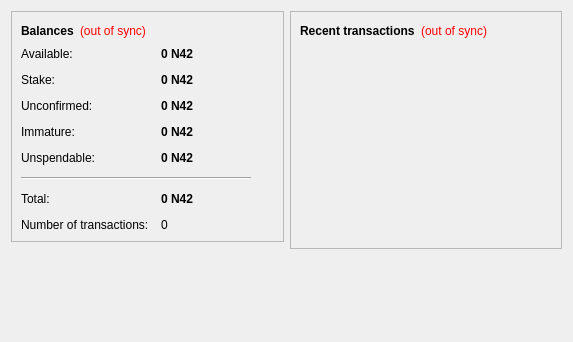
<?xml version="1.0" encoding="UTF-8"?>
<ui version="4.0">
 <class>OverviewPage</class>
 <widget class="QWidget" name="OverviewPage">
  <property name="geometry">
   <rect>
    <x>0</x>
    <y>0</y>
    <width>573</width>
    <height>342</height>
   </rect>
  </property>
  <property name="windowTitle">
   <string>Form</string>
  </property>
  <layout class="QHBoxLayout" name="horizontalLayout" stretch="1,1">
   <item>
    <layout class="QVBoxLayout" name="verticalLayout_2">
     <item>
      <widget class="QFrame" name="frame">
       <property name="frameShape">
        <enum>QFrame::StyledPanel</enum>
       </property>
       <property name="frameShadow">
        <enum>QFrame::Raised</enum>
       </property>
       <layout class="QVBoxLayout" name="verticalLayout_4">
        <item>
         <layout class="QHBoxLayout" name="horizontalLayout_4">
          <item>
           <widget class="QLabel" name="label_5">
            <property name="font">
             <font>
              <weight>75</weight>
              <bold>true</bold>
             </font>
            </property>
            <property name="text">
             <string>Balances</string>
            </property>
           </widget>
          </item>
          <item>
           <widget class="QLabel" name="labelWalletStatus">
            <property name="toolTip">
             <string>The displayed information may be out of date. Your wallet automatically synchronizes with the Number42 network after a connection is established, but this process has not completed yet.</string>
            </property>
            <property name="styleSheet">
             <string notr="true">QLabel { color: red; }</string>
            </property>
            <property name="text">
             <string notr="true">(out of sync)</string>
            </property>
            <property name="alignment">
             <set>Qt::AlignLeading|Qt::AlignLeft|Qt::AlignVCenter</set>
            </property>
           </widget>
          </item>
          <item>
           <spacer name="horizontalSpacer_2">
            <property name="orientation">
             <enum>Qt::Horizontal</enum>
            </property>
            <property name="sizeHint" stdset="0">
             <size>
              <width>40</width>
              <height>20</height>
             </size>
            </property>
           </spacer>
          </item>
         </layout>
        </item>
        <item>
         <layout class="QFormLayout" name="formLayout_2">
          <property name="fieldGrowthPolicy">
           <enum>QFormLayout::AllNonFixedFieldsGrow</enum>
          </property>
          <property name="horizontalSpacing">
           <number>12</number>
          </property>
          <property name="verticalSpacing">
           <number>12</number>
          </property>
          <item row="0" column="0">
           <widget class="QLabel" name="labelAvailableText">
            <property name="toolTip">
             <string>Your current available balance</string>
            </property>
            <property name="text">
             <string>Available:</string>
            </property>
           </widget>
          </item>
          <item row="0" column="1">
           <widget class="QLabel" name="labelAvailable">
            <property name="font">
             <font>
              <weight>75</weight>
              <bold>true</bold>
             </font>
            </property>
            <property name="cursor">
             <cursorShape>IBeamCursor</cursorShape>
            </property>
            <property name="toolTip">
             <string>Your current available balance</string>
            </property>
            <property name="text">
             <string notr="true">0 N42</string>
            </property>
            <property name="alignment">
             <set>Qt::AlignLeading|Qt::AlignLeft|Qt::AlignVCenter</set>
            </property>
            <property name="textInteractionFlags">
             <set>Qt::LinksAccessibleByMouse|Qt::TextSelectableByKeyboard|Qt::TextSelectableByMouse</set>
            </property>
           </widget>
          </item>
          <item row="1" column="0">
           <widget class="QLabel" name="label_6">
            <property name="toolTip">
             <string>Total of coins that was staked, and do not yet count toward the current balance</string>
            </property>
            <property name="text">
             <string>Stake:</string>
            </property>
           </widget>
          </item>
          <item row="1" column="1">
           <widget class="QLabel" name="labelStake">
            <property name="font">
             <font>
              <weight>75</weight>
              <bold>true</bold>
             </font>
            </property>
            <property name="cursor">
             <cursorShape>IBeamCursor</cursorShape>
            </property>
            <property name="toolTip">
             <string>Total of coins that was staked, and do not yet count toward the current balance</string>
            </property>
            <property name="text">
             <string notr="true">0 N42</string>
            </property>
            <property name="alignment">
             <set>Qt::AlignLeading|Qt::AlignLeft|Qt::AlignVCenter</set>
            </property>
            <property name="textInteractionFlags">
             <set>Qt::LinksAccessibleByMouse|Qt::TextSelectableByKeyboard|Qt::TextSelectableByMouse</set>
            </property>
           </widget>
          </item>
          <item row="2" column="0">
           <widget class="QLabel" name="label_3">
            <property name="toolTip">
             <string>Total of transactions that have yet to be confirmed, and do not yet count toward the current balance</string>
            </property>
            <property name="text">
             <string>Unconfirmed:</string>
            </property>
           </widget>
          </item>
          <item row="2" column="1">
           <widget class="QLabel" name="labelUnconfirmed">
            <property name="font">
             <font>
              <weight>75</weight>
              <bold>true</bold>
             </font>
            </property>
            <property name="cursor">
             <cursorShape>IBeamCursor</cursorShape>
            </property>
            <property name="toolTip">
             <string>Total of transactions that have yet to be confirmed, and do not yet count toward the current balance</string>
            </property>
            <property name="text">
             <string notr="true">0 N42</string>
            </property>
            <property name="alignment">
             <set>Qt::AlignLeading|Qt::AlignLeft|Qt::AlignVCenter</set>
            </property>
            <property name="textInteractionFlags">
             <set>Qt::LinksAccessibleByMouse|Qt::TextSelectableByKeyboard|Qt::TextSelectableByMouse</set>
            </property>
           </widget>
          </item>
          <item row="3" column="0">
           <widget class="QLabel" name="labelImmatureText">
            <property name="toolTip">
             <string>Mined balance that has not yet matured</string>
            </property>
            <property name="text">
             <string>Immature:</string>
            </property>
           </widget>
          </item>
          <item row="3" column="1">
           <widget class="QLabel" name="labelImmature">
            <property name="font">
             <font>
              <weight>75</weight>
              <bold>true</bold>
             </font>
            </property>
            <property name="toolTip">
             <string>Mined balance that has not yet matured</string>
            </property>
            <property name="text">
             <string notr="true">0 N42</string>
            </property>
            <property name="alignment">
             <set>Qt::AlignLeading|Qt::AlignLeft|Qt::AlignVCenter</set>
            </property>
            <property name="textInteractionFlags">
             <set>Qt::LinksAccessibleByMouse|Qt::TextSelectableByKeyboard|Qt::TextSelectableByMouse</set>
            </property>
           </widget>
          </item>
          <item row="4" column="0">
           <widget class="QLabel" name="labelBalanceWatchOnlyText">
            <property name="toolTip">
             <string>Your unspendable balance</string>
            </property>
            <property name="text">
             <string>Unspendable:</string>
            </property>
           </widget>
          </item>
          <item row="4" column="1">
           <widget class="QLabel" name="labelBalanceWatchOnly">
            <property name="font">
             <font>
              <weight>75</weight>
              <bold>true</bold>
             </font>
            </property>
            <property name="cursor">
             <cursorShape>IBeamCursor</cursorShape>
            </property>
            <property name="toolTip">
             <string>Your unspendable balance</string>
            </property>
            <property name="text">
             <string notr="true">0 N42</string>
            </property>
            <property name="alignment">
             <set>Qt::AlignLeading|Qt::AlignLeft|Qt::AlignVCenter</set>
            </property>
            <property name="textInteractionFlags">
             <set>Qt::LinksAccessibleByMouse|Qt::TextSelectableByKeyboard|Qt::TextSelectableByMouse</set>
            </property>
           </widget>
          </item>
          <item row="5" column="0" colspan="2">
           <widget class="Line" name="line">
            <property name="maximumSize">
             <size>
              <width>230</width>
              <height>16777215</height>
             </size>
            </property>
            <property name="orientation">
             <enum>Qt::Horizontal</enum>
            </property>
           </widget>
          </item>
          <item row="6" column="0">
           <widget class="QLabel" name="labelTotalText">
            <property name="toolTip">
             <string>Your current total balance</string>
            </property>
            <property name="text">
             <string>Total:</string>
            </property>
           </widget>
          </item>
          <item row="6" column="1">
           <widget class="QLabel" name="labelTotal">
            <property name="font">
             <font>
              <weight>75</weight>
              <bold>true</bold>
             </font>
            </property>
            <property name="toolTip">
             <string>Your current total balance</string>
            </property>
            <property name="text">
             <string notr="true">0 N42</string>
            </property>
            <property name="alignment">
             <set>Qt::AlignLeading|Qt::AlignLeft|Qt::AlignVCenter</set>
            </property>
            <property name="textInteractionFlags">
             <set>Qt::LinksAccessibleByMouse|Qt::TextSelectableByKeyboard|Qt::TextSelectableByMouse</set>
            </property>
           </widget>
          </item>
          <item row="7" column="0">
           <widget class="QLabel" name="label_2">
            <property name="toolTip">
             <string>Total number of transactions in wallet</string>
            </property>
            <property name="text">
             <string>Number of transactions:</string>
            </property>
           </widget>
          </item>
          <item row="7" column="1">
           <widget class="QLabel" name="labelNumTransactions">
            <property name="toolTip">
             <string>Total number of transactions in wallet</string>
            </property>
            <property name="text">
             <string notr="true">0</string>
            </property>
           </widget>
          </item>
         </layout>
        </item>
       </layout>
      </widget>
     </item>
     <item>
      <spacer name="verticalSpacer">
       <property name="orientation">
        <enum>Qt::Vertical</enum>
       </property>
       <property name="sizeHint" stdset="0">
        <size>
         <width>20</width>
         <height>40</height>
        </size>
       </property>
      </spacer>
     </item>
    </layout>
   </item>
   <item>
    <layout class="QVBoxLayout" name="verticalLayout_3">
     <item>
      <widget class="QFrame" name="frame_2">
       <property name="frameShape">
        <enum>QFrame::StyledPanel</enum>
       </property>
       <property name="frameShadow">
        <enum>QFrame::Raised</enum>
       </property>
       <layout class="QVBoxLayout" name="verticalLayout">
        <item>
         <layout class="QHBoxLayout" name="horizontalLayout_2">
          <item>
           <widget class="QLabel" name="label_4">
            <property name="text">
             <string>&lt;b&gt;Recent transactions&lt;/b&gt;</string>
            </property>
           </widget>
          </item>
          <item>
           <widget class="QLabel" name="labelTransactionsStatus">
            <property name="toolTip">
             <string>The displayed information may be out of date. Your wallet automatically synchronizes with the Number42 network after a connection is established, but this process has not completed yet.</string>
            </property>
            <property name="styleSheet">
             <string notr="true">QLabel { color: red; }</string>
            </property>
            <property name="text">
             <string notr="true">(out of sync)</string>
            </property>
            <property name="alignment">
             <set>Qt::AlignRight|Qt::AlignTrailing|Qt::AlignVCenter</set>
            </property>
           </widget>
          </item>
          <item>
           <spacer name="horizontalSpacer">
            <property name="orientation">
             <enum>Qt::Horizontal</enum>
            </property>
            <property name="sizeHint" stdset="0">
             <size>
              <width>40</width>
              <height>20</height>
             </size>
            </property>
           </spacer>
          </item>
         </layout>
        </item>
        <item>
         <widget class="QListView" name="listTransactions">
          <property name="styleSheet">
           <string notr="true">QListView { background: transparent; }</string>
          </property>
          <property name="frameShape">
           <enum>QFrame::NoFrame</enum>
          </property>
          <property name="verticalScrollBarPolicy">
           <enum>Qt::ScrollBarAlwaysOff</enum>
          </property>
          <property name="horizontalScrollBarPolicy">
           <enum>Qt::ScrollBarAlwaysOff</enum>
          </property>
          <property name="selectionMode">
           <enum>QAbstractItemView::NoSelection</enum>
          </property>
         </widget>
        </item>
       </layout>
      </widget>
     </item>
     <item>
      <spacer name="verticalSpacer_2">
       <property name="orientation">
        <enum>Qt::Vertical</enum>
       </property>
       <property name="sizeHint" stdset="0">
        <size>
         <width>20</width>
         <height>40</height>
        </size>
       </property>
      </spacer>
     </item>
    </layout>
   </item>
  </layout>
 </widget>
 <resources/>
 <connections/>
</ui>
